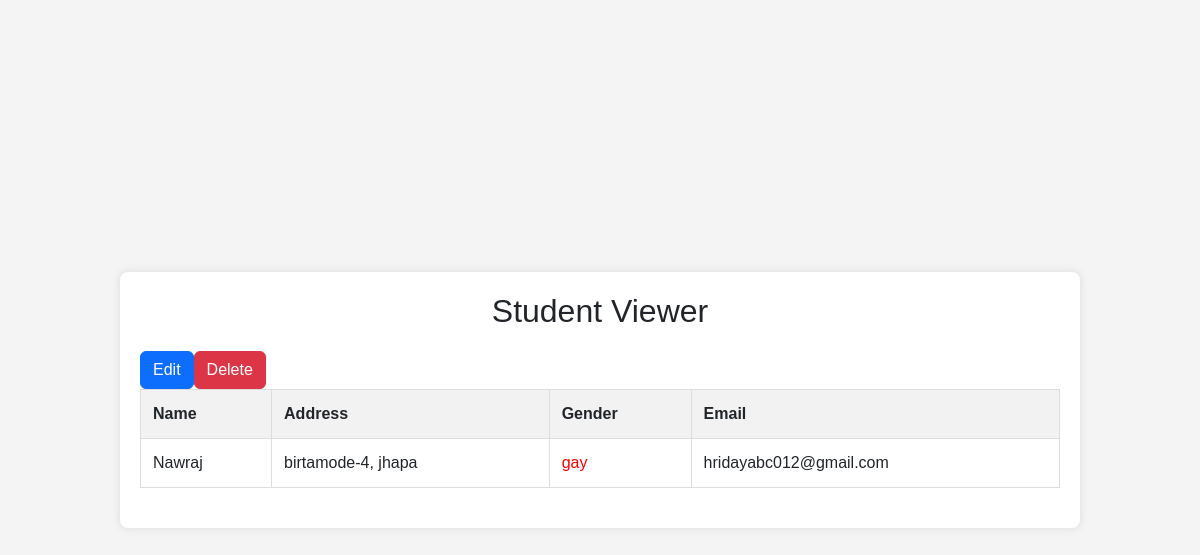
The app's page /studentList/, older data.
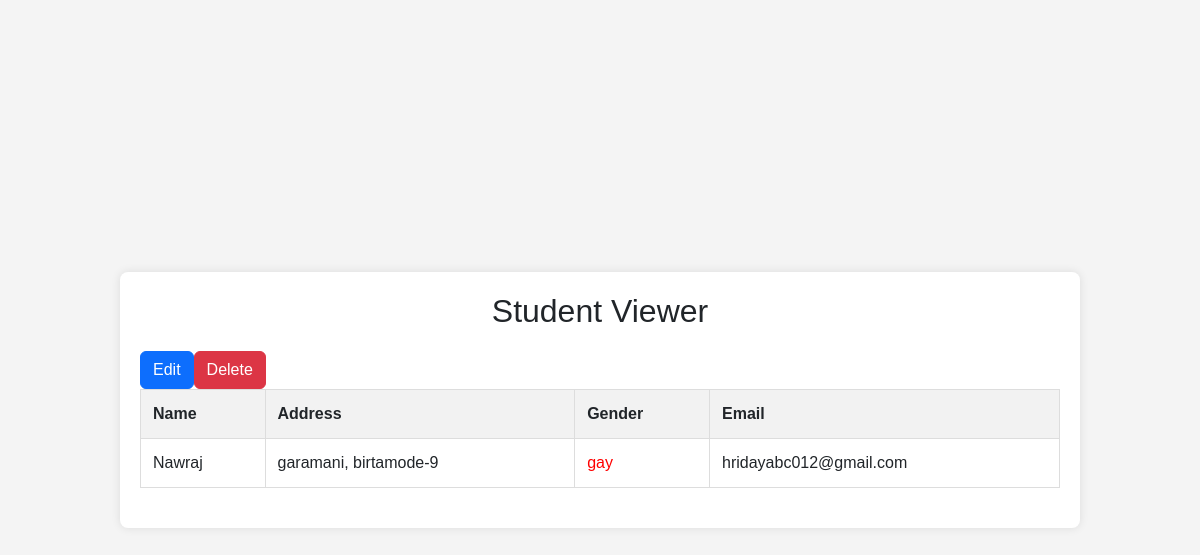
The same page, newer data.
### myapp/models.py (models this page shows, shortened)
class Customer(models.Model):
    name = models.CharField(max_length = 50)
    email = models.EmailField()
    phone = models.CharField(max_length = 10, null = False, blank = True)
    address = models.CharField(max_length=100)
    gender = models.CharField(max_length = 50)
    created_at = models.DateTimeField(auto_now_add=True)

### myapp/views.py (the view)
# urls.py: path("studentList/", studentList),
def studentList(req):
    user = Customer.objects.all()
    data = {
        "users": user,
    }
    return render(req, "studentList.html", data)

### templates/studentList.html (shortened to what this page needs)
<!DOCTYPE html>
<html lang="en">
<head>
    <link rel="stylesheet" href="https://cdn.jsdelivr.net/npm/bootstrap@5.3.2/dist/css/bootstrap.min.css">
</head>
<body>
    <div class="container">
        <h2>Student Viewer</h2>
        {% for user in users%}
    <table>
            <thead>
                <tr>
                    <th>Name</th>
                    <th>Address</th>
                    <th>Gender</th>
                    <th>Email</th>
                </tr>
            </thead>
            <tbody>
                <tr>
                    <td>{{user.name}}</td>
                    <td>{{user.address}}</td>
                    {% if user.gender == "gay"%}
                    <td style="color:red;">{{user.gender}}</td>
                    {% else %}
                    <td>{{user.gender}}</td>
                    {% endif %}
                    <td>{{user.email}}</td>
                    <a class="btn btn-primary" href="/update/{{user.id}}">Edit</a>
                    <a class="btn btn-danger" href="/delete/{{user.id}}">Delete</a>
                </tr>
            </tbody>
        </table>
        {% endfor %}
    </div>
</body>
</html>

Row changes from the older to the newer data that the page shows:
changed Customer "Nawraj": address "birtamode-4, jhapa" → "garamani, birtamode-9"
